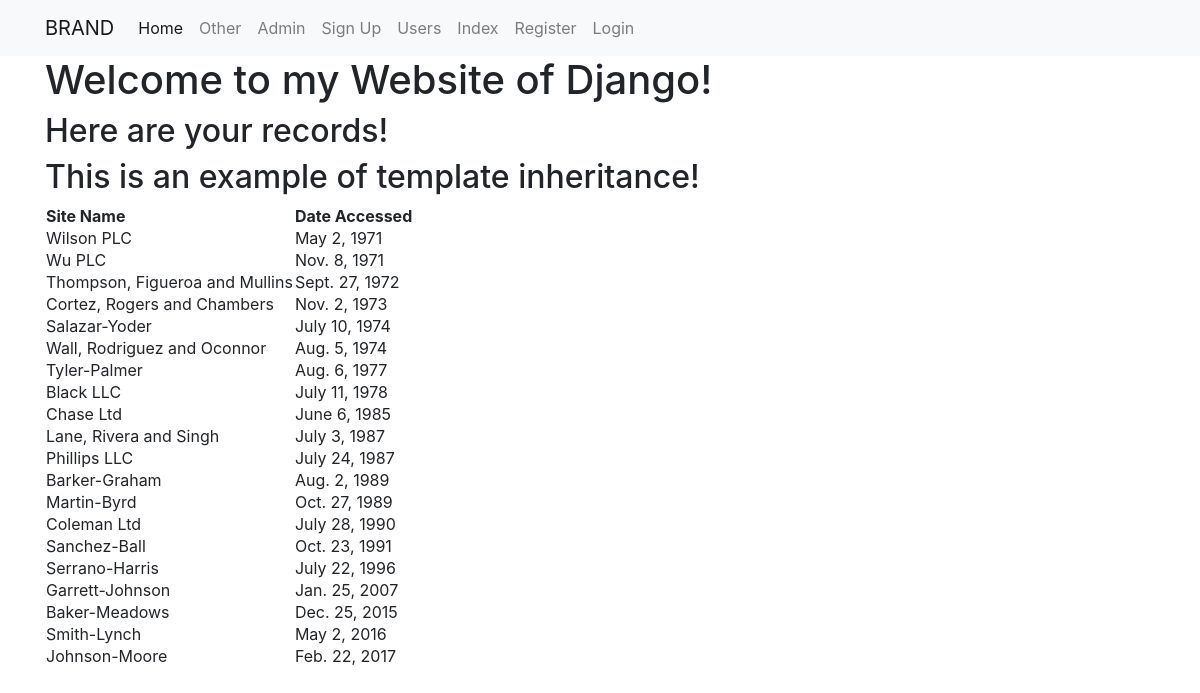
/first_app/users/, run on the app's committed database.
### first_app/models.py (models this page shows, shortened)
class AccessRecord(models.Model):
    name = models.ForeignKey(Webpage, on_delete=models.CASCADE)
    date = models.DateField()

class Webpage(models.Model):
    topic = models.ForeignKey(Topic, on_delete=models.CASCADE)
    name = models.CharField(max_length=264,unique=True)
    url = models.URLField(unique=True)
    def __str__(self):
        return self.name

### first_app/views.py (the view)
# urls.py: path('users/', views.users, name='users'),
def users(request):
    webpages_list = AccessRecord.objects.order_by('date')
    date_dict = {'access_records': webpages_list}
    return render(request,'first_app/users.html',context=date_dict)

### templates/first_app/users.html (shortened to what this page needs)
{% extends 'first_app/base.html' %}
    {% block body_block %}
        <h1>Welcome to my Website of Django!</h1>
        <h2>Here are your records!</h2>
        <h2>This is an example of template inheritance!</h2>
             {% if access_records %}
                <table>
                    <thead>
                        <th>Site Name</th>
                        <th>Date Accessed</th>
                    </thead>
                {% for acc in access_records %}
                <tr>
                    <td>{{ acc.name }}</td>
                    <td>{{ acc.date }}</td>
                </tr>
                {% endfor %}
                </table>
            {% else %}
                <p>NO RECORDS ROUND</p>
            {% endif %}
    {% endblock %}

### templates/first_app/base.html (shortened to what this page needs)
{% load static %}
<html>
    <head>
        <link rel="stylesheet" href="https://stackpath.bootstrapcdn.com/bootstrap/4.5.0/css/bootstrap.min.css">
    </head>
    <body>
        <nav class="navbar navbar-expand-lg navbar-light bg-light">
        <div class="container">
        <a class="navbar-brand" href="#">BRAND</a>
        <div class="collapse navbar-collapse" id="navbarNavDropdown">
            <ul class="navbar-nav">
            <li class="nav-item active">
                <a class="nav-link" href="{% url 'index' %}">Home <span class="sr-only">(current)</span></a>
            </li>
            <li class="nav-item">
                <a class="nav-link" href="{% url 'first_app:other' %}">Other</a>
            </li>
            <li class="nav-item">
                <a class="nav-link" href="{% url 'admin:index' %}">Admin</a>
            </li>
            <li class="nav-item">
                <a class="nav-link" href="{% url 'first_app:form_name' %}">Sign Up</a>
            </li>
            <li class="nav-item">
                <a class="nav-link" href="{% url 'first_app:users' %}">Users</a>
            </li>
            <li class="nav-item">
                <a class="nav-link" href="{% url 'first_app:index' %}">Index</a>
            </li>
            <li class="nav-item">
                <a class="nav-link" href="{% url 'first_app:register' %}">Register</a>
            </li>
            {% if user.is_authenticated %}
                <li class="nav-item">
                    <a class="nav-link" href="{% url 'logout' %}">Logout</a>
                </li>
            {% else %} <li class="nav-item">
                    <a class="nav-link" href="{% url 'first_app:user_login' %}">Login</a>
                </li>
            {% endif %}
            </ul>
        </div>
        </div>
        </nav>
        <div class="container">
        {% block body_block %}{% endblock  %}
        </div>
    </body>
</html>

### data on the page
AccessRecord: name "Wilson PLC", date "May 2, 1971"
AccessRecord: name "Wu PLC", date "Nov. 8, 1971"
AccessRecord: name "Thompson, Figueroa and Mullins", date "Sept. 27, 1972"
AccessRecord: name "Cortez, Rogers and Chambers", date "Nov. 2, 1973"
AccessRecord: name "Salazar-Yoder", date "July 10, 1974"
AccessRecord: name "Wall, Rodriguez and Oconnor", date "Aug. 5, 1974"
AccessRecord: name "Tyler-Palmer", date "Aug. 6, 1977"
AccessRecord: name "Black LLC", date "July 11, 1978"
AccessRecord: name "Chase Ltd", date "June 6, 1985"
AccessRecord: name "Lane, Rivera and Singh", date "July 3, 1987"
AccessRecord: name "Phillips LLC", date "July 24, 1987"
AccessRecord: name "Barker-Graham", date "Aug. 2, 1989"
AccessRecord: name "Martin-Byrd", date "Oct. 27, 1989"
AccessRecord: name "Coleman Ltd", date "July 28, 1990"
AccessRecord: name "Sanchez-Ball", date "Oct. 23, 1991"
AccessRecord: name "Serrano-Harris", date "July 22, 1996"
AccessRecord: name "Garrett-Johnson", date "Jan. 25, 2007"
AccessRecord: name "Baker-Meadows", date "Dec. 25, 2015"
AccessRecord: name "Smith-Lynch", date "May 2, 2016"
AccessRecord: name "Johnson-Moore", date "Feb. 22, 2017"
